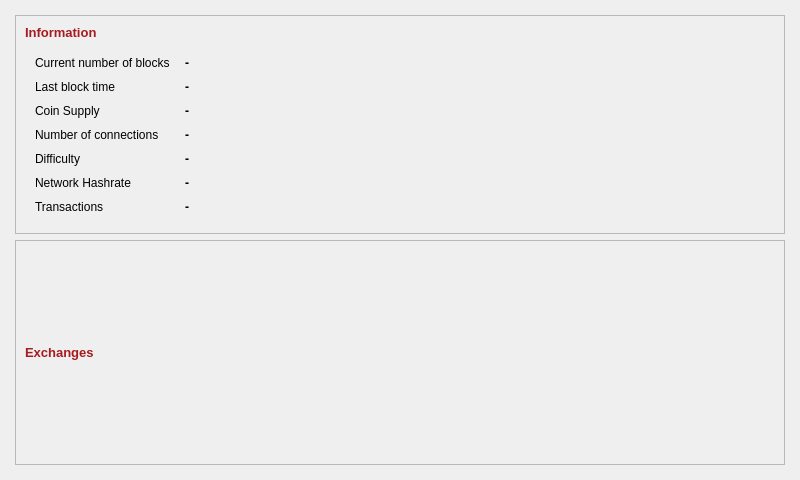
<?xml version="1.0" encoding="UTF-8"?>
<ui version="4.0">
 <class>InfoPage</class>
 <widget class="QDialog" name="InfoPage">
  <property name="geometry">
   <rect>
    <x>0</x>
    <y>0</y>
    <width>800</width>
    <height>480</height>
   </rect>
  </property>
  <property name="minimumSize">
   <size>
    <width>800</width>
    <height>480</height>
   </size>
  </property>
  <property name="windowTitle">
   <string>Dialog</string>
  </property>
  <layout class="QGridLayout" name="gridLayout">
   <property name="leftMargin">
    <number>15</number>
   </property>
   <property name="topMargin">
    <number>15</number>
   </property>
   <property name="rightMargin">
    <number>15</number>
   </property>
   <property name="bottomMargin">
    <number>15</number>
   </property>
   <property name="horizontalSpacing">
    <number>15</number>
   </property>
   <item row="1" column="0">
    <widget class="QFrame" name="exchangeInfoBox">
     <property name="frameShape">
      <enum>QFrame::StyledPanel</enum>
     </property>
     <property name="frameShadow">
      <enum>QFrame::Sunken</enum>
     </property>
     <layout class="QGridLayout" name="gridLayout_4">
      <item row="1" column="0">
       <layout class="QVBoxLayout" name="verticalLayoutExchanges"/>
      </item>
      <item row="0" column="0">
       <widget class="QLabel" name="lblExchangesHeader">
        <property name="sizePolicy">
         <sizepolicy hsizetype="Preferred" vsizetype="Minimum">
          <horstretch>0</horstretch>
          <verstretch>0</verstretch>
         </sizepolicy>
        </property>
        <property name="font">
         <font>
          <pointsize>10</pointsize>
          <weight>75</weight>
          <bold>true</bold>
         </font>
        </property>
        <property name="styleSheet">
         <string notr="true">color: rgb(166, 27, 31);</string>
        </property>
        <property name="text">
         <string>Exchanges</string>
        </property>
       </widget>
      </item>
     </layout>
    </widget>
   </item>
   <item row="0" column="0">
    <widget class="QFrame" name="coinInfoBox">
     <property name="sizePolicy">
      <sizepolicy hsizetype="Preferred" vsizetype="Fixed">
       <horstretch>0</horstretch>
       <verstretch>0</verstretch>
      </sizepolicy>
     </property>
     <property name="layoutDirection">
      <enum>Qt::LeftToRight</enum>
     </property>
     <property name="autoFillBackground">
      <bool>false</bool>
     </property>
     <property name="frameShape">
      <enum>QFrame::StyledPanel</enum>
     </property>
     <property name="frameShadow">
      <enum>QFrame::Sunken</enum>
     </property>
     <layout class="QGridLayout" name="gridLayout_2">
      <item row="0" column="0">
       <widget class="QLabel" name="lblInformationHeader">
        <property name="font">
         <font>
          <pointsize>10</pointsize>
          <weight>75</weight>
          <bold>true</bold>
         </font>
        </property>
        <property name="styleSheet">
         <string notr="true">color: rgb(166, 27, 31);</string>
        </property>
        <property name="text">
         <string>Information</string>
        </property>
       </widget>
      </item>
      <item row="1" column="0">
       <layout class="QFormLayout" name="formCoinDetails">
        <property name="fieldGrowthPolicy">
         <enum>QFormLayout::ExpandingFieldsGrow</enum>
        </property>
        <property name="horizontalSpacing">
         <number>15</number>
        </property>
        <property name="verticalSpacing">
         <number>10</number>
        </property>
        <property name="leftMargin">
         <number>10</number>
        </property>
        <property name="topMargin">
         <number>10</number>
        </property>
        <property name="rightMargin">
         <number>10</number>
        </property>
        <property name="bottomMargin">
         <number>10</number>
        </property>
        <item row="0" column="0">
         <widget class="QLabel" name="lblBlockHeight">
          <property name="font">
           <font>
            <kerning>true</kerning>
           </font>
          </property>
          <property name="styleSheet">
           <string notr="true"/>
          </property>
          <property name="text">
           <string>Current number of blocks</string>
          </property>
          <property name="textFormat">
           <enum>Qt::AutoText</enum>
          </property>
          <property name="wordWrap">
           <bool>false</bool>
          </property>
         </widget>
        </item>
        <item row="0" column="1">
         <widget class="QLabel" name="txtBlockHeight">
          <property name="font">
           <font>
            <weight>75</weight>
            <bold>true</bold>
           </font>
          </property>
          <property name="styleSheet">
           <string notr="true"/>
          </property>
          <property name="text">
           <string notr="true">-</string>
          </property>
          <property name="wordWrap">
           <bool>true</bool>
          </property>
         </widget>
        </item>
        <item row="1" column="0">
         <widget class="QLabel" name="lblLastBlockTime">
          <property name="styleSheet">
           <string notr="true"/>
          </property>
          <property name="text">
           <string>Last block time</string>
          </property>
          <property name="wordWrap">
           <bool>false</bool>
          </property>
         </widget>
        </item>
        <item row="1" column="1">
         <widget class="QLabel" name="txtLastBlockTime">
          <property name="font">
           <font>
            <weight>75</weight>
            <bold>true</bold>
           </font>
          </property>
          <property name="styleSheet">
           <string notr="true"/>
          </property>
          <property name="text">
           <string notr="true">-</string>
          </property>
          <property name="wordWrap">
           <bool>true</bool>
          </property>
         </widget>
        </item>
        <item row="2" column="0">
         <widget class="QLabel" name="lblCoinSupply">
          <property name="styleSheet">
           <string notr="true"/>
          </property>
          <property name="text">
           <string>Coin Supply</string>
          </property>
          <property name="wordWrap">
           <bool>false</bool>
          </property>
         </widget>
        </item>
        <item row="2" column="1">
         <widget class="QLabel" name="txtCoinSupply">
          <property name="palette">
           <palette>
            <active>
             <colorrole role="WindowText">
              <brush brushstyle="SolidPattern">
               <color alpha="255">
                <red>0</red>
                <green>0</green>
                <blue>0</blue>
               </color>
              </brush>
             </colorrole>
             <colorrole role="Button">
              <brush brushstyle="SolidPattern">
               <color alpha="255">
                <red>255</red>
                <green>255</green>
                <blue>255</blue>
               </color>
              </brush>
             </colorrole>
             <colorrole role="Text">
              <brush brushstyle="SolidPattern">
               <color alpha="255">
                <red>0</red>
                <green>0</green>
                <blue>0</blue>
               </color>
              </brush>
             </colorrole>
             <colorrole role="ButtonText">
              <brush brushstyle="SolidPattern">
               <color alpha="255">
                <red>0</red>
                <green>0</green>
                <blue>0</blue>
               </color>
              </brush>
             </colorrole>
             <colorrole role="Base">
              <brush brushstyle="SolidPattern">
               <color alpha="255">
                <red>255</red>
                <green>255</green>
                <blue>255</blue>
               </color>
              </brush>
             </colorrole>
             <colorrole role="Window">
              <brush brushstyle="SolidPattern">
               <color alpha="255">
                <red>255</red>
                <green>255</green>
                <blue>255</blue>
               </color>
              </brush>
             </colorrole>
            </active>
            <inactive>
             <colorrole role="WindowText">
              <brush brushstyle="SolidPattern">
               <color alpha="255">
                <red>0</red>
                <green>0</green>
                <blue>0</blue>
               </color>
              </brush>
             </colorrole>
             <colorrole role="Button">
              <brush brushstyle="SolidPattern">
               <color alpha="255">
                <red>255</red>
                <green>255</green>
                <blue>255</blue>
               </color>
              </brush>
             </colorrole>
             <colorrole role="Text">
              <brush brushstyle="SolidPattern">
               <color alpha="255">
                <red>0</red>
                <green>0</green>
                <blue>0</blue>
               </color>
              </brush>
             </colorrole>
             <colorrole role="ButtonText">
              <brush brushstyle="SolidPattern">
               <color alpha="255">
                <red>0</red>
                <green>0</green>
                <blue>0</blue>
               </color>
              </brush>
             </colorrole>
             <colorrole role="Base">
              <brush brushstyle="SolidPattern">
               <color alpha="255">
                <red>255</red>
                <green>255</green>
                <blue>255</blue>
               </color>
              </brush>
             </colorrole>
             <colorrole role="Window">
              <brush brushstyle="SolidPattern">
               <color alpha="255">
                <red>255</red>
                <green>255</green>
                <blue>255</blue>
               </color>
              </brush>
             </colorrole>
            </inactive>
            <disabled>
             <colorrole role="WindowText">
              <brush brushstyle="SolidPattern">
               <color alpha="255">
                <red>0</red>
                <green>0</green>
                <blue>0</blue>
               </color>
              </brush>
             </colorrole>
             <colorrole role="Button">
              <brush brushstyle="SolidPattern">
               <color alpha="255">
                <red>255</red>
                <green>255</green>
                <blue>255</blue>
               </color>
              </brush>
             </colorrole>
             <colorrole role="Text">
              <brush brushstyle="SolidPattern">
               <color alpha="255">
                <red>0</red>
                <green>0</green>
                <blue>0</blue>
               </color>
              </brush>
             </colorrole>
             <colorrole role="ButtonText">
              <brush brushstyle="SolidPattern">
               <color alpha="255">
                <red>0</red>
                <green>0</green>
                <blue>0</blue>
               </color>
              </brush>
             </colorrole>
             <colorrole role="Base">
              <brush brushstyle="SolidPattern">
               <color alpha="255">
                <red>255</red>
                <green>255</green>
                <blue>255</blue>
               </color>
              </brush>
             </colorrole>
             <colorrole role="Window">
              <brush brushstyle="SolidPattern">
               <color alpha="255">
                <red>255</red>
                <green>255</green>
                <blue>255</blue>
               </color>
              </brush>
             </colorrole>
            </disabled>
           </palette>
          </property>
          <property name="font">
           <font>
            <weight>75</weight>
            <bold>true</bold>
           </font>
          </property>
          <property name="styleSheet">
           <string notr="true"/>
          </property>
          <property name="text">
           <string notr="true">-</string>
          </property>
          <property name="wordWrap">
           <bool>true</bool>
          </property>
         </widget>
        </item>
        <item row="3" column="0">
         <widget class="QLabel" name="lblConnections">
          <property name="styleSheet">
           <string notr="true"/>
          </property>
          <property name="text">
           <string>Number of connections</string>
          </property>
          <property name="wordWrap">
           <bool>false</bool>
          </property>
         </widget>
        </item>
        <item row="3" column="1">
         <widget class="QLabel" name="txtConnections">
          <property name="font">
           <font>
            <weight>75</weight>
            <bold>true</bold>
           </font>
          </property>
          <property name="styleSheet">
           <string notr="true"/>
          </property>
          <property name="text">
           <string notr="true">-</string>
          </property>
          <property name="wordWrap">
           <bool>true</bool>
          </property>
         </widget>
        </item>
        <item row="4" column="0">
         <widget class="QLabel" name="lblDifficulty">
          <property name="styleSheet">
           <string notr="true"/>
          </property>
          <property name="text">
           <string>Difficulty</string>
          </property>
          <property name="wordWrap">
           <bool>false</bool>
          </property>
         </widget>
        </item>
        <item row="4" column="1">
         <widget class="QLabel" name="txtDifficulty">
          <property name="font">
           <font>
            <weight>75</weight>
            <bold>true</bold>
           </font>
          </property>
          <property name="styleSheet">
           <string notr="true"/>
          </property>
          <property name="text">
           <string notr="true">-</string>
          </property>
          <property name="wordWrap">
           <bool>true</bool>
          </property>
         </widget>
        </item>
        <item row="5" column="0">
         <widget class="QLabel" name="lblHashRate">
          <property name="styleSheet">
           <string notr="true"/>
          </property>
          <property name="text">
           <string>Network Hashrate</string>
          </property>
          <property name="wordWrap">
           <bool>false</bool>
          </property>
         </widget>
        </item>
        <item row="5" column="1">
         <widget class="QLabel" name="txtHashRate">
          <property name="font">
           <font>
            <weight>75</weight>
            <bold>true</bold>
           </font>
          </property>
          <property name="styleSheet">
           <string notr="true"/>
          </property>
          <property name="text">
           <string notr="true">-</string>
          </property>
          <property name="wordWrap">
           <bool>true</bool>
          </property>
         </widget>
        </item>
        <item row="6" column="0">
         <widget class="QLabel" name="lblTransactionCount">
          <property name="styleSheet">
           <string notr="true"/>
          </property>
          <property name="text">
           <string>Transactions</string>
          </property>
          <property name="wordWrap">
           <bool>true</bool>
          </property>
         </widget>
        </item>
        <item row="6" column="1">
         <widget class="QLabel" name="txtTransactionCount">
          <property name="font">
           <font>
            <weight>75</weight>
            <bold>true</bold>
           </font>
          </property>
          <property name="styleSheet">
           <string notr="true"/>
          </property>
          <property name="text">
           <string notr="true">-</string>
          </property>
          <property name="wordWrap">
           <bool>true</bool>
          </property>
         </widget>
        </item>
       </layout>
      </item>
     </layout>
    </widget>
   </item>
  </layout>
 </widget>
 <resources/>
 <connections/>
</ui>
